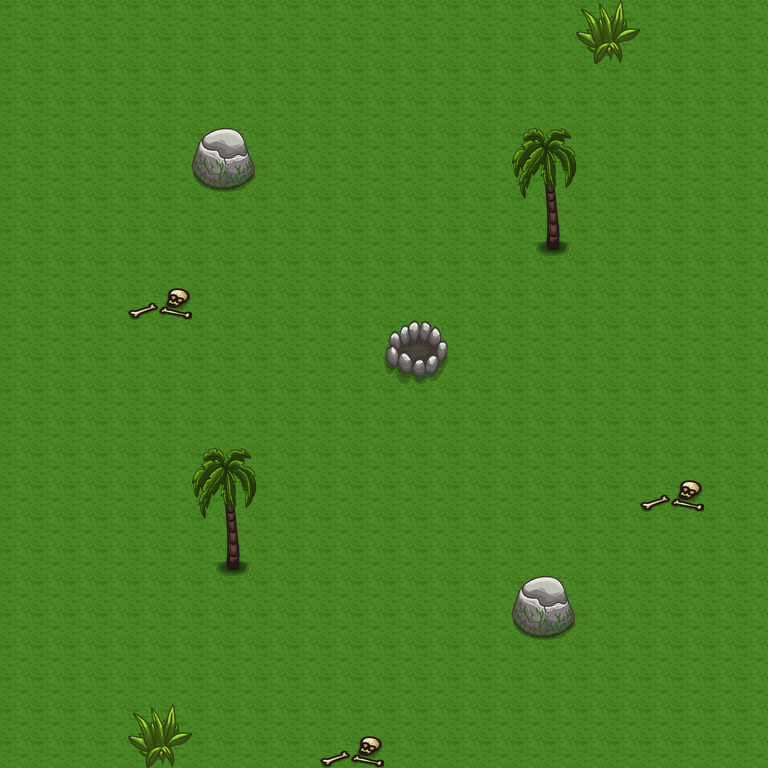

Rendered tile map (Tiled .tmx) drawn with the repository's tilesets; below, a short description and the full map source, tile grids included:
An orthogonal 12x12 tile map with 64x64 px tiles, 2 tile layers (land, design), 6 tilesets and 12 objects (bone_fire).

<map version="1.2" tiledversion="1.3.3" orientation="orthogonal" renderorder="right-down" width="12" height="12" tilewidth="64" tileheight="64" infinite="0" nextlayerid="5" nextobjectid="26">
 <tileset firstgid="1" source="map1_land.tsx" />
 <tileset firstgid="2" source="map1_stone.tsx" />
 <tileset firstgid="3" source="map1_greenery_2.tsx" />
 <tileset firstgid="4" source="map1_tree_1.tsx" />
 <tileset firstgid="6" source="map1_decor_6.tsx" />
 <tileset firstgid="7" source="map1_bones.tsx" />
 <layer id="1" name="land" width="12" height="12">
  <data encoding="csv">
1,1,1,1,1,1,1,1,1,1,1,1,
1,1,1,1,1,1,1,1,1,1,1,1,
1,1,1,1,1,1,1,1,1,1,1,1,
1,1,1,1,1,1,1,1,1,1,1,1,
1,1,1,1,1,1,1,1,1,1,1,1,
1,1,1,1,1,1,1,1,1,1,1,1,
1,1,1,1,1,1,1,1,1,1,1,1,
1,1,1,1,1,1,1,1,1,1,1,1,
1,1,1,1,1,1,1,1,1,1,1,1,
1,1,1,1,1,1,1,1,1,1,1,1,
1,1,1,1,1,1,1,1,1,1,1,1,
1,1,1,1,1,1,1,1,1,1,1,1
</data>
 </layer>
 <layer id="2" name="design" width="12" height="12">
  <data encoding="csv">
0,0,0,0,0,0,0,0,0,3,0,0,
0,0,0,0,0,0,0,0,0,0,0,0,
0,0,0,2,0,0,0,0,4,0,0,0,
0,0,0,0,0,0,0,0,5,0,0,0,
0,0,7,0,0,0,0,0,0,0,0,0,
0,0,0,0,0,0,6,0,0,0,0,0,
0,0,0,0,0,0,0,0,0,0,0,0,
0,0,0,4,0,0,0,0,0,0,7,0,
0,0,0,5,0,0,0,0,0,0,0,0,
0,0,0,0,0,0,0,0,2,0,0,0,
0,0,0,0,0,0,0,0,0,0,0,0,
0,0,3,0,0,7,0,0,0,0,0,0
</data>
 </layer>
 <objectgroup id="4" name="objects">
  <object id="1" x="192" y="128" width="64" height="64" />
  <object id="3" x="576" y="0" width="64" height="64" />
  <object id="4" x="512" y="192" width="64" height="64" />
  <object id="5" x="512" y="128" width="64" height="64" />
  <object id="6" name="bone_fire" x="384" y="320" width="64" height="64" />
  <object id="7" x="640" y="448" width="64" height="64" />
  <object id="8" x="512" y="576" width="64" height="64" />
  <object id="9" x="192" y="512" width="64" height="64" />
  <object id="10" x="192" y="448" width="64" height="64" />
  <object id="20" x="128" y="704" width="64" height="64" />
  <object id="21" x="320" y="704" width="64" height="64" />
  <object id="25" x="128" y="256" width="64" height="64" />
 </objectgroup>
</map>
